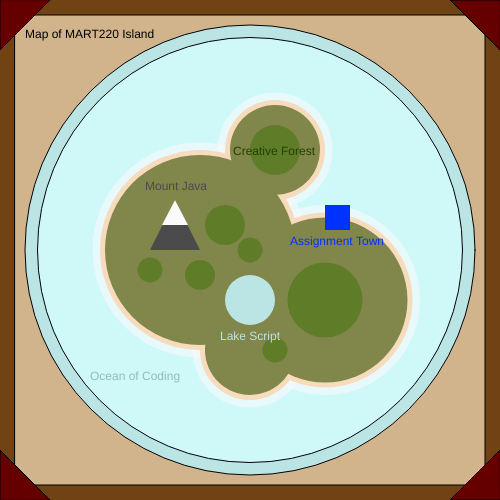
Frame 1 (no input)
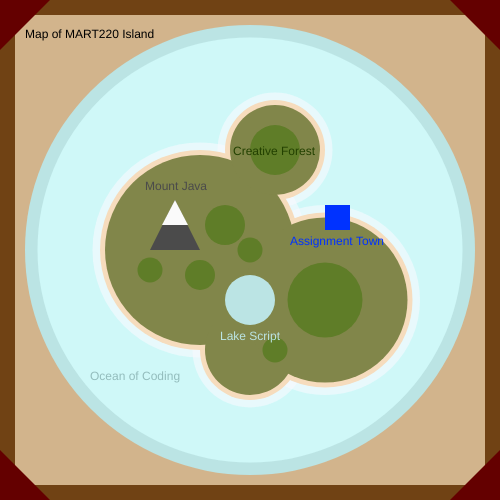
Frame 60 (no input)
Frame 120 (the mouse pressed at the canvas centre since frame 60): identical to frame 60, image omitted

The p5.js sketch that drew these frames (run headless with seeded random() and noise() and a simulated clock; from frame 60 on, the mouse is pressed at the canvas centre):

// p5.js sketch
// ── sketch.js
 function setup()
    {
        createCanvas(500,500);
    }

function draw() {
    // Drawing the map "parchment" and border
  background(112,66,20);
  fill(210,180,140);
  square(15,15,470);
  fill(100,0,0);
  triangle(0,0,0,50,50,0);
  triangle(500,0,450,0,500,50);
  triangle(0,500,0,450,50,500);
  triangle(500,500,450,500,500,450);

  //Water
  fill(187,228,228);
  circle(250,250,450);
  fill(207,248,248);
  circle(250,250,425);
  fill(147,188,188);
  text('Ocean of Coding',90,380);
  
  //Coastline
  noStroke();
  fill(250,250,255,150);
  circle(200,250,215);
  circle(275,150,115);
  circle(250,350,115);
  circle(325,300,190);

  //Beaches
  fill(246,220,189);
  circle(200,250,200);
  circle(275,150,100);
  circle(250,350,100);
  circle(325,300,175);

  //Landmass
  fill(129,134,74);
  circle(200,250,190);
  circle(275,150,90);
  circle(250,350,90);
  circle(325,300,165);

  //BIG MOUNTAIN
  fill(75,75,75);
  triangle(200,250,150,250,175,200);
  text('Mount Java', 145, 190);
  fill(250,250,250);
  triangle(188,225,162,225,175,200);

  //Forests
  fill(95,125,40);
  circle(250,250,25);
  circle(225,225,40);
  circle(200,275,30);
  circle(150,270,25);
  circle(275,350,25);
  circle(325,300,75);
  circle(275,150,50);
  fill(35,65,0);
  text('Creative Forest',233, 155);

  //Lake
  fill(187,228,228);
  circle(250,300,50);
  text('Lake Script', 220,340);

  //Settlement & Name
  fill(0,50,255);
  square(325,205,25);
  text('Assignment Town',290,245);

  fill(0);
  text('Map of MART220 Island', 25,38);

  //Why did I do this to myself lol
}
